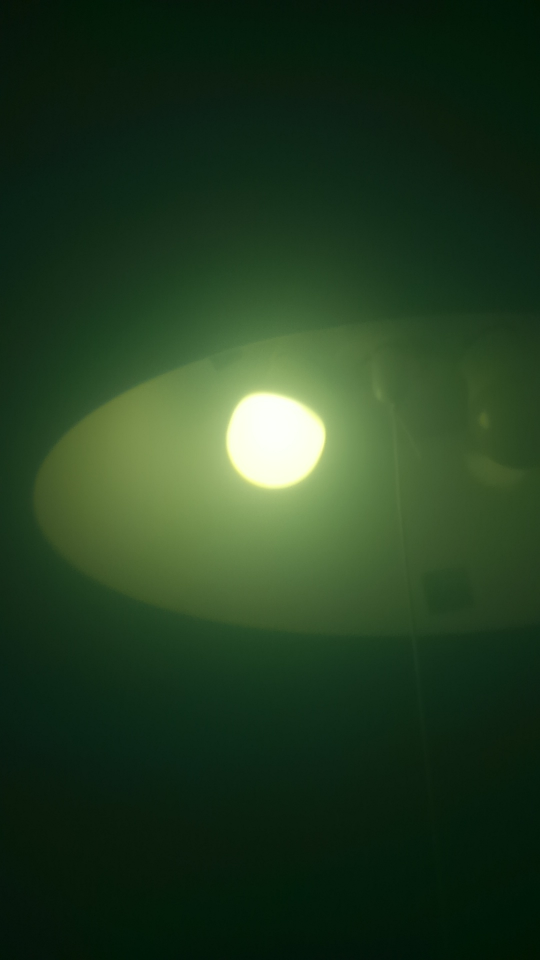
#> input picture 画像データから距離の変化を測定/image.JPG, 1080 x 1920 px, found by its file name (shown at 1/2 size); the run also reads 1 picture not shown here
$ python RGB_sample.py
#> lines starting #> are read from the running program, lines starting #| are printed output that depends on the picture
from PIL import Image

#image.jpgの読み込み
img = Image.open('image.jpg')
#> img is the input picture: PIL image 1080x1920 RGB; mean R, G, B 34.6, 59.9, 32.7

#(x,y)=(450,780)から(650,980)の部分を切り取り
cropped_img = img.crop((450,780,650,980))
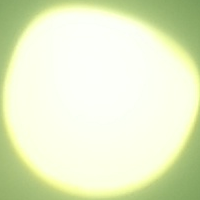
#> cropped_img: PIL image 200x200 RGB; mean R, G, B 229.9, 238.5, 201.9

#切り取った部分を新たな画像として保存
#cropped_img.save('img2.jpg')

#image.jpgの読み込み
img2 = Image.open('image2.jpg')

#(100,100)のRGB値の取得
iro = img2.getpixel((100,100))
#> iro = (254, 255, 249)
print(iro)
#| (254, 255, 249)
#(1,1)のRGB値の取得
iro2 = img2.getpixel((1,1))
#> iro2 = (136, 166, 102)
print(iro2)
#| (136, 166, 102)
